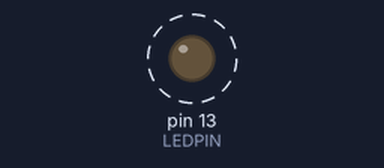
Bench run of a sketch on a simulated Arduino Uno, built with avr-gcc and run on an emulated ATmega328P. Parts: output pins drawn as LEDs (lit = HIGH). Dashed ring = blinking.

Above: at 0.5 s.
Timing chart, 0 to 4.6 s (numbered marks = the images above):
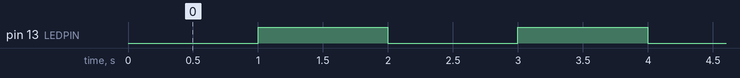

The sketch:

simple2.ino
```cpp
// (licence header left out)
// Timer2 устанавливается на прерывание по переполнению. Поскольку таймер
// 8-битный, он может считать до максимального значения (2^8 – 1), или 255,
// таким образом на 256 тике произойдет вызов ISR.
// При 16 МГц цикл выполняется 1/16 000 000 (16*10^6) или 0,0000000625 сек.
// Это означает что 256 отсчетов произойдут за 256*0,0000000625 = 0,000016 сек.

// Отсюда следует, что на одну секунду потребуется 1 / 0,000016 = 62500
// таких прерываний от таймера.

#define LEDPIN 13

// Определяем счетчик прерываний от таймера и общее их количество до
// события переключения светодиода
volatile unsigned int cntr;
unsigned int BtnToggle = 62499;

void setup()
{
   pinMode(LEDPIN, OUTPUT);
   cntr=0;
   cli(); // отключили прерывания

   // Инициализируем регистры Timer2
   TCCR2A = 0;
   TCCR2B = 0;
   TIMSK2 = 0;
   // Включаем прерывание Timer2 по переполнению
   TIMSK2 = (1 << TOIE2);
   // Устанавливаем CS10 бит так, чтобы таймер работал при тактовой частоте:
   TCCR2B |= (1 << CS20);

   sei(); // включили прерывания
}

void loop()
{
   if (cntr>BtnToggle)
   {
      cli();
      digitalWrite(LEDPIN, !digitalRead(LEDPIN));
      cntr=0;
      sei();
   }
}

ISR(TIMER2_OVF_vect)
{
   cntr=cntr+1;
}

// ************************************************************ simple2.ino ***
```

Measured:
- by itself, pin 13 (LEDPIN): alternates HIGH for 1.0 s and LOW for 1.0 s
